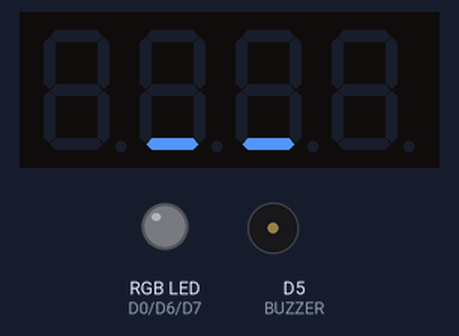
Recording of a sketch running on a simulated ESP8266 (NodeMCU). Shown: 4-digit seven-segment display, an RGB LED mixed from three pins (HIGH = lit), buzzer (waves = sounding, pin HIGH). WiFi joins after 1.5 s; servers stay silent unless stated; not simulated (calls return 0 or success): WiFiClientSecureAxTLS.h; what the sketch prints to the serial monitor is not drawn.

Above: at 1.6 s.
At 4.45 s:
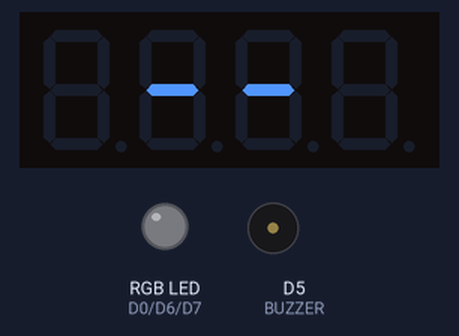
At 8.6 s:
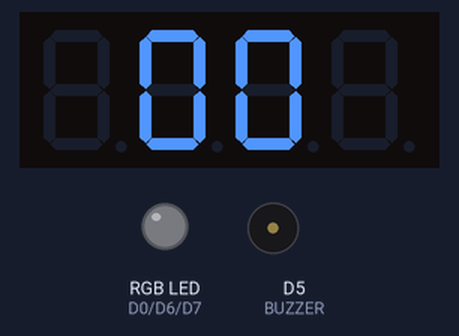

Measured:
- by itself, everything shown: repeats every 8.1 s, in 22 steps
- what the display in image 0 shows lasts 2.0 s, from 1.5 s to 3.5 s
- what the display in image 2 shows lasts 1.1 s, from 8.5 s to 9.6 s

The sketch:

main.ino
```cpp
#include <ESP8266WiFi.h>
#include <WiFiClient.h>
#include <WiFiClientSecure.h>
#include <WiFiClientSecureAxTLS.h>
#include <WiFiClientSecureBearSSL.h>
#include <ESP8266HTTPClient.h>
#include <Arduino.h>
#include <TM1637Display.h>

#define CLK D2
#define DIO D3
#define BUZZER D5
#define TEST_DELAY   2000

auto eye_with_eye_broow = SEG_A | SEG_D | SEG_E | SEG_C | SEG_G;
auto mid_eye_b = SEG_G;
auto full_eye =  SEG_A | SEG_F | SEG_E | SEG_C | SEG_D | SEG_B;
auto mid_close = SEG_D;
const uint8_t middle_eye_D[] = {0x00, eye_with_eye_broow, eye_with_eye_broow, 0x00};
const uint8_t middle_eye_midb[] = {0x00, mid_eye_b, mid_eye_b, 0x00};
const uint8_t middle_open_eye[] = {0x00, full_eye, full_eye, 0x00};
const uint8_t middle_closed[] = {0x00, mid_close, mid_close, 0x00};
TM1637Display display(CLK, DIO);
int red_light_pin = D0;
int green_light_pin = D6;
int blue_light_pin = D7;

const char* ssid = "aniket";
const char* password = "xxx";
const char* API_ENDPOINT = "xxx";
const char* fingerprint = "xxx";

unsigned long lastTime = 0;

unsigned long timerDelay = 30000;

void RGB_color(int red_light_value, int green_light_value, int blue_light_value)
{
  analogWrite(red_light_pin, red_light_value);
  analogWrite(green_light_pin, green_light_value);
  analogWrite(blue_light_pin, blue_light_value);
}

void connect_to_wifi() {
  WiFi.begin(ssid, password);
  Serial.println("Connecting");
  while (WiFi.status() != WL_CONNECTED) {
    delay(500);
    Serial.print(".");
  }
  Serial.println("");
  Serial.print("Connected to WiFi network with IP Address: ");
  Serial.println(WiFi.localIP());
}


void beep() {
  digitalWrite(BUZZER, HIGH) ; //Turn on active buzzer
  analogWrite(red_light_pin, LOW);
  delay (100);
  digitalWrite(BUZZER, LOW) ; //Turn off active buzzer
  delay (100);
  analogWrite(red_light_pin, 256);

}

void parseResult(String payload) {
  if (payload == "1") {
    beep();
    beep();
  } else {
    Serial.println("No Beep");
  }

}

void httpGETRequest(const char* serverName) {
  std::unique_ptr<BearSSL::WiFiClientSecure>client(new BearSSL::WiFiClientSecure);

  client->setFingerprint(fingerprint);

  HTTPClient https;

  Serial.print("[HTTPS] begin...\n");
  if (https.begin(*client, serverName)) {  // HTTPS

    Serial.print("[HTTPS] GET...\n");
    // start connection and send HTTP header
    int httpCode = https.GET();

    // httpCode will be negative on error
    if (httpCode > 0) {
      // HTTP header has been send and Server response header has been handled
      Serial.printf("[HTTPS] GET... code: %d\n", httpCode);

      // file found at server
      if (httpCode == HTTP_CODE_OK || httpCode == HTTP_CODE_MOVED_PERMANENTLY) {
        String payload = https.getString();
        parseResult(payload);
      }
    } else {
      Serial.printf("[HTTPS] GET... failed, error: %s\n", https.errorToString(httpCode).c_str());
    }

    https.end();
  }

}


void setup()
{
  Serial.begin(115200);
  connect_to_wifi();

  pinMode(BUZZER, OUTPUT); // Set buzzer - pin 9 as an output
  pinMode(red_light_pin, OUTPUT);
  pinMode(green_light_pin, OUTPUT);
  pinMode(blue_light_pin, OUTPUT);
}


void loop()
{


  display.setBrightness(0x0f);
  if ((millis() - lastTime) > timerDelay) {

    if (WiFi.status() == WL_CONNECTED) {
      httpGETRequest(API_ENDPOINT);
    }
    else {
      Serial.println("WiFi Disconnected");
    }
     lastTime = millis();
  }
  Serial.println((millis() - lastTime) > timerDelay);
  display.setSegments(middle_closed);
  delay(2000);
  display.setSegments(middle_open_eye);
  delay(100);
  display.setSegments(middle_eye_midb);
  delay(100);
  display.setSegments(middle_open_eye);
  delay(100);
  display.setSegments(middle_eye_midb);
  delay(100);
  display.setSegments(middle_open_eye);
  delay(100);
  display.setSegments(middle_eye_midb);
  delay(100);
  display.setSegments(middle_open_eye);
  delay(100);
  display.setSegments(middle_eye_midb);
  delay(100);
  display.setSegments(middle_open_eye);
  delay(1000);
  display.setSegments(middle_eye_D);
}
```
